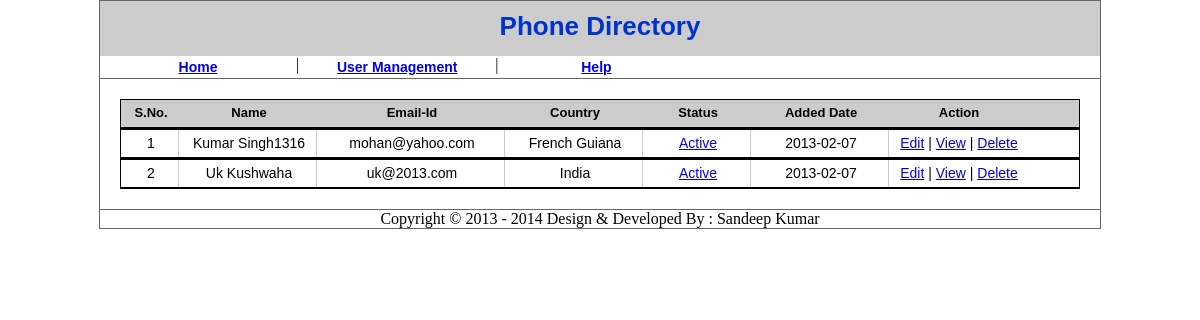
The app's page /admin/userManagement.php with its own data.
### tables this page shows
CREATE TABLE IF NOT EXISTS `tbl_signup` (
  `fld_id` int(11) NOT NULL AUTO_INCREMENT,
  `fld_userName` varchar(30) NOT NULL,
  `fld_password` varchar(50) NOT NULL,
  `fld_firstName` varchar(30) NOT NULL,
  `fld_lastName` varchar(30) NOT NULL,
  `fld_hno` varchar(30) NOT NULL,
  `fld_country` smallint(3) NOT NULL,
  `fld_state` varchar(30) NOT NULL,
  `fld_city` varchar(30) NOT NULL,
  `fld_pincode` varchar(8) NOT NULL,
  `fld_phoneNumber` varchar(12) NOT NULL,
  `fld_mobileNumber` varchar(12) NOT NULL,
  `fld_qualification` varchar(10) NOT NULL,
  `fld_dob` date NOT NULL,
  `fld_gender` char(4) NOT NULL,
  `fld_photo` varchar(30) NOT NULL,
  `fld_hobbies` varchar(20) NOT NULL,
  `fld_status` char(4) NOT NULL COMMENT '1 for Active & 0 for Inactive',
  `fld_addedDate` date NOT NULL,
  `fld_updateDate` date NOT NULL,
  PRIMARY KEY (`fld_id`)
);

CREATE TABLE IF NOT EXISTS `tbl_countries` (
  `country_id` smallint(6) NOT NULL AUTO_INCREMENT,
  `country` varchar(100) NOT NULL DEFAULT '',
  `country_ISD_code` char(3) NOT NULL DEFAULT '',
  `is_active` char(1) NOT NULL DEFAULT '0',
  `country_code` varchar(15) DEFAULT NULL,
  PRIMARY KEY (`country_id`)
);

### admin/includes/inc.usermanagement-middle.php (the view, shortened to what this page needs)
<div style="padding:20px;">
        <div style="border:1px solid #000;">
        	<div style="background-color:#CCCCCC;">
                <div class="lable" style="width:50px;">S.No.</div>
                <div class="lable" style="width:130px;">Name</div>
                <div class="lable" style="width:180px;">Email-Id</div>
                <div class="lable" style="width:130px;">Country</div>
                <div class="lable" style="width:100px;">Status</div>
                <div class="lable" style="width:130px;">Added Date</div>
                <div class="lable1" style="width:130px;">Action</div>
			</div>
        </div>
        <div class="cBoth" style="background-color:#000000; height:1px;"></div>
                <?php
					$sel_que = "SELECT fld_id, fld_firstName, fld_lastName, fld_userName, fld_country, fld_status, fld_addedDate FROM tbl_signup";
					$res = @mysqli_query($connect_db,$sel_que);
					$i = 1;
					while($row = @mysqli_fetch_array($res,MYSQLI_BOTH))
					{
						$id = $row['fld_id'];
						$fname = ucfirst($row['fld_firstName']);
						$lname = ucfirst($row['fld_lastName']);
						$name = $fname.' '.$lname;
						$eid = $row['fld_userName'];
						$cid = $row['fld_country'];
						$cntry = "SELECT country FROM tbl_countries WHERE country_id='$cid'";
						$res1 = @mysqli_query($connect_db,$cntry);
						$row1 = @mysqli_fetch_array($res1,MYSQLI_BOTH);
						$cntry_name = $row1['country'];
						$st_val = '';
						$status = $row['fld_status'];
						if($status == 1)
								$st_val = 'Active';
						else
								$st_val = 'Inactive';
						$addedDate = $row['fld_addedDate'];
				?>
                <div style="border:1px solid #000;">
                    <div class="txt1" style="width:50px;"><?=$i;?></div>
                    <div class="txt1" style="width:130px;"><?=$name;?></div>
                    <div class="txt1" style="width:180px;"><?=$eid;?></div>
                    <div class="txt1" style="width:130px;"><?=$cntry_name;?></div>
                    <div class="txt1" style="width:100px;"><a href="javascript:;" onClick="checkStatus('<?=$id?>', '<?=$status;?>')"><?=$st_val;?></a></div>
                    <div class="txt1" style="width:130px;"><?=$addedDate;?></div>
                    <div class="txt2" style="width:130px;"><a href="edit-user.php?eid=<?=$id;?>">Edit</a> | <a href="view.php?vid=<?=$id;?>">View</a> | <a href="javascript:;" onclick="delCheck('<?=$id?>');">Delete</a></div>
                </div>
                <div class="cBoth" style="background-color:#000000; height:1px;"></div>
                <?php
				$i++;
				}
				?>
</div>

### commonincludes/css/style.css (style rules this page uses)
body { margin:0px; padding:0px; }
.cBoth { clear:both; }
.lable { float:left; width:130px; font-family:Arial, Helvetica, sans-serif; font-size:14px; font-weight:normal; padding-left:100px; }
.lable { font-family:Arial, Helvetica, sans-serif; font-size:13px; font-weight:bold; padding:5px 2px 2px 5px; height:20px; text-align:center; border-right:1px solid #CCC; }
.lable1 { float:left; font-family:Arial, Helvetica, sans-serif; font-size:13px; font-weight:bold; padding:5px 2px 2px 5px; height:20px; text-align:center; }
.txt1 { font-family:Arial, Helvetica, sans-serif; font-size:14px; font-weight:normal; padding:5px 2px 2px 5px; height:20px; border-right:1px solid #CCC; float:left; text-align:center; }
.txt2 { font-family:Arial, Helvetica, sans-serif; font-size:14px; font-weight:normal; padding:5px 2px 2px 5px; height:20px; float:left; text-align:center; }

### records on screen
tbl_signup: name "Kumar Singh1316", fld_userName "mohan@yahoo.com", tbl_countries.country "French Guiana", fld_status "Active", fld_addedDate "2013-02-07"
tbl_signup: name "Uk Kushwaha", fld_userName "uk@2013.com", tbl_countries.country "India", fld_status "Active", fld_addedDate "2013-02-07"
